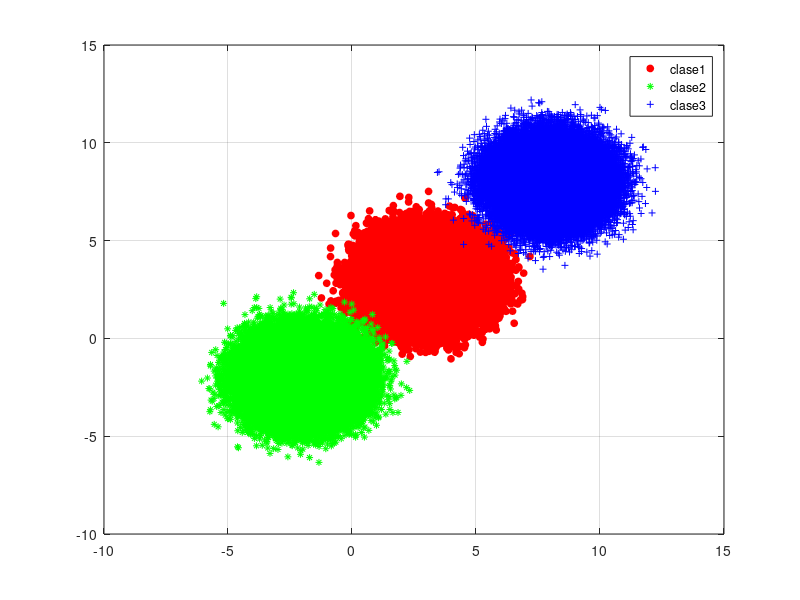

The MATLAB source for this figure:
clc 
clear all
close all
warning off all

%Este programa genera clases con n elementos aleatorios

%generación de n elementos por clase
n=100000;
c1x=randn(1,n)+3;
c1y=randn(1,n)+3;

c2x=randn(1,n)-2; %+-n indica el centroide de los puntos aleatorios
c2y=randn(1,n)-2;

c3=[randn(1,n)+8;randn(1,n)+8];
plot(c1x(1,:),c1y(1,:),'ro','MarkerFaceColor','r','MarkerSize',5);
hold on
grid on
plot(c2x(1,:),c2y(1,:),'g*','MarkerFaceColor','g','MarkerSize',5);
plot(c3(1,:),c3(2,:),'b+','MarkerFaceColor','b','MarkerSize',5);

legend('clase1','clase2','clase3');